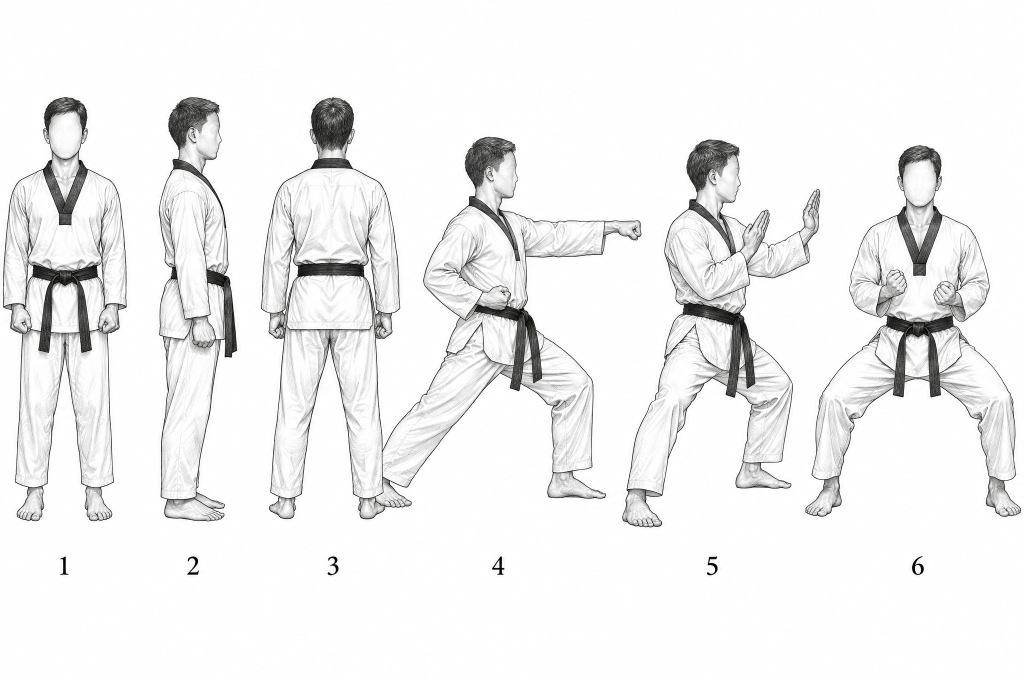
#> input picture design/models/directions/d10-realistic-anatomical-CHOSEN.png, 2048 x 1360 px (shown at 1/2 size)
$ python cutouts.py
#> lines starting #> are read from the running program, lines starting #| are printed output that depends on the picture; after the words box and inside, x2 and y2 are one past the last pixel; in counts of white or black regions, pixels touching at a corner belong together
#!/usr/bin/env python3
"""Cut single figures out of the model sheets (design/models/...).

Each sheet is thresholded, dilated and split into connected components;
components that are tall enough to be a figure are kept (text labels and
captions are dropped). Each cutout is saved on a white background with a
small margin under design/models/v4/characters/<sheet>-<n>.png, and an
index sheet (_index.png) numbers them so they can be tagged in
tools/poses/characters.json.

Usage: python3 tools/poses/cutouts.py
"""
import json, os, sys
from PIL import Image, ImageDraw, ImageFilter, ImageFont
import numpy as np
from scipy import ndimage

ROOT = os.path.dirname(os.path.dirname(os.path.dirname(os.path.abspath(__file__))))
SHEETS = {
    "d10": "design/models/directions/d10-realistic-anatomical-CHOSEN.png",
    "ms1v2": "design/models/ms-v2/ms1-basic-stances-v2.png",
    "ms2v2": "design/models/ms-v2/ms2-ap-kubi-v2.png",
    "ms3v2": "design/models/ms-v2/ms3-dwit-kubi-v2.png",
    "ms4v2": "design/models/ms-v2/ms4-beom-seogi-v2.png",
    "ms5v2": "design/models/ms-v2/ms5-juchum-kkoa-v2.png",
    "ms6v2": "design/models/ms-v2/ms6-hakdari-v2.png",
    "ms7v2": "design/models/ms-v2/ms7-kicks-v2.png",
    "ms1sd45": "design/models/ms-v3/ms1-basic-stances-v3-seedream45-4K.png",
    "ms1sd5l": "design/models/ms-v3/ms1-basic-stances-v3-seedream5L-4K.png",
}
SPLIT = {"d10": (3,)}          # components that hold two touching figures
OUT = os.path.join(ROOT, "design/models/v4/characters")


def cut(key, path):
#> called with key = 'd10'
    im = Image.open(os.path.join(ROOT, path)).convert("RGB")
#> im is the input picture: PIL image 2048x1360 RGB; mean R, G, B 240.4, 240.4, 240.4
    scale = 1360 / im.height
    small = im.resize((round(im.width * scale), 1360), Image.LANCZOS)
    g = np.asarray(small.convert("L"), dtype=np.int16)
    ink = g < 200
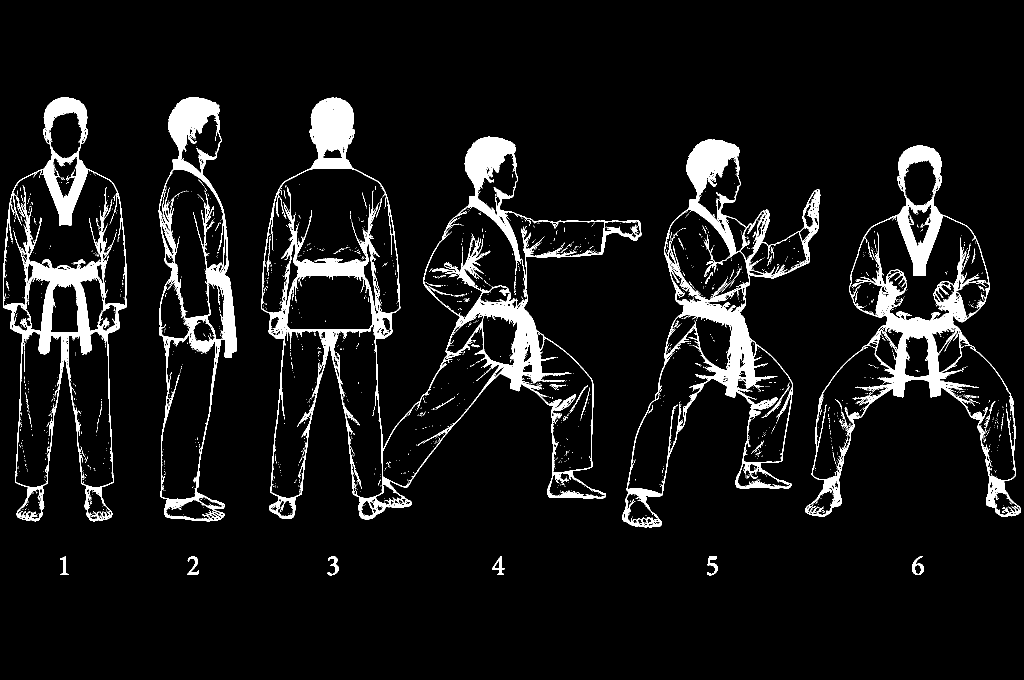
#> ink: shape (1360, 2048) bool (shown at 1/2 size); 7.5% white; 2272 white regions (2191 under 20 px), largest, box (x1, y1, x2, y2) and area: (522, 194, 1283, 1039) 65144, (1611, 290, 2042, 1034) 37839, (1244, 279, 1641, 1055) 37016
    ink = ndimage.binary_dilation(ink, iterations=9)       # join limbs and belt to body
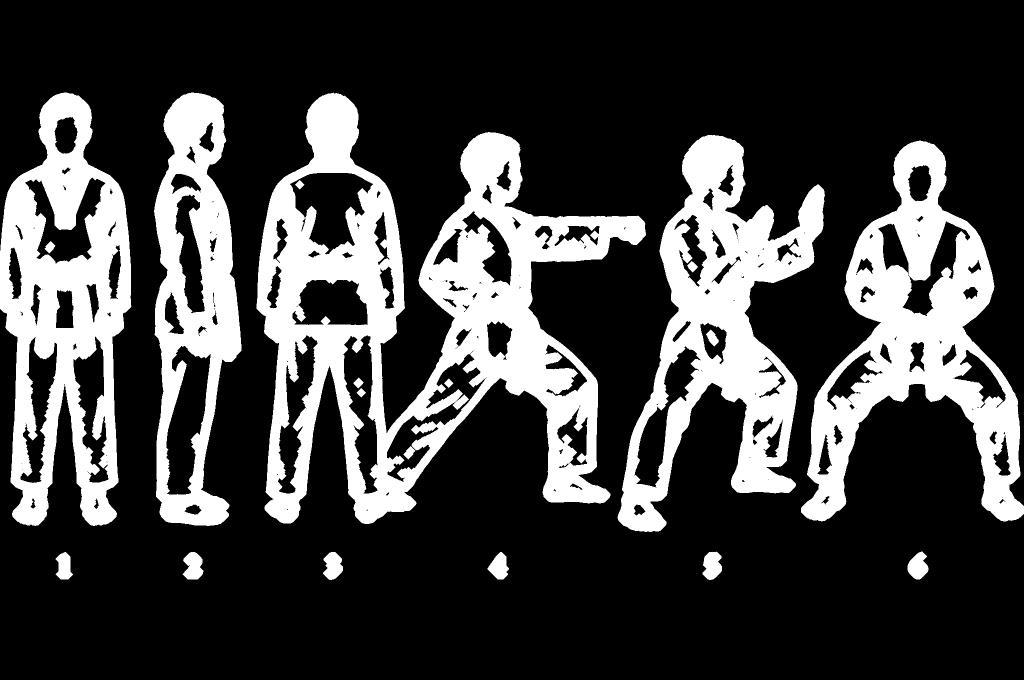
#> ink: shape (1360, 2048) bool (shown at 1/2 size); 25% white; 19 white regions, largest, box (x1, y1, x2, y2) and area: (513, 185, 1292, 1048) 241941, (1602, 281, 2048, 1043) 123017, (1235, 270, 1650, 1064) 122745
    lab, n = ndimage.label(ink)
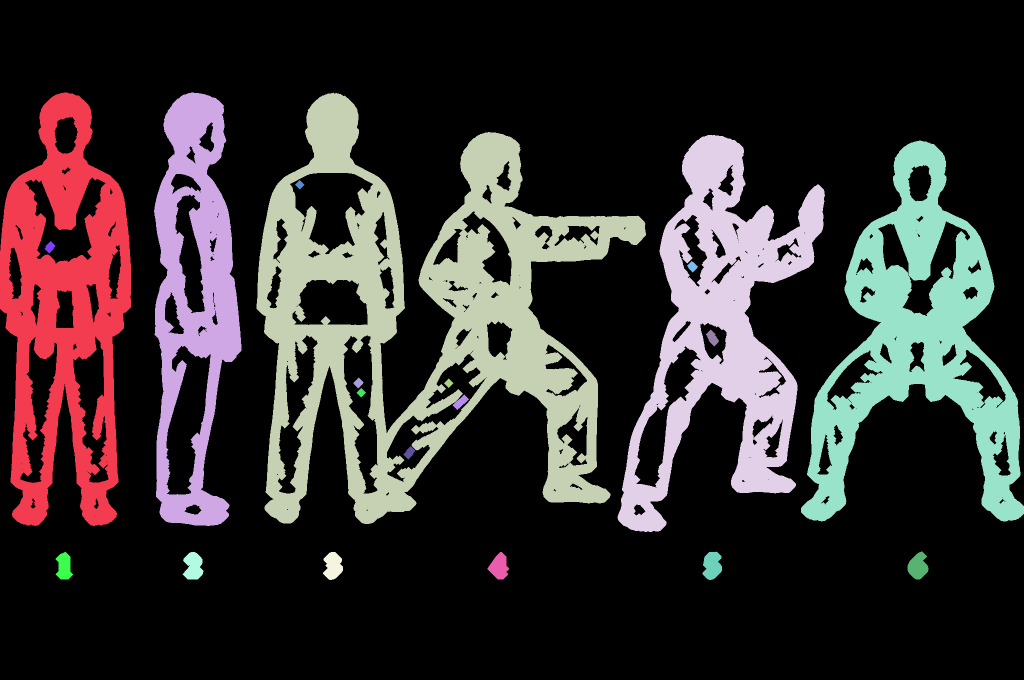
#> lab: shape (1360, 2048) int32 (shown at 1/2 size); 21 distinct labels, from 0 to 20; one colour per label, 0 black
#> n = 20
    boxes = ndimage.find_objects(lab)
#> boxes = 20 items
    found = []
    for i, sl in enumerate(boxes):
        h = sl[0].stop - sl[0].start
        w = sl[1].stop - sl[1].start
        if h < 0.17 * small.height or w < 25:                # captions, labels, rules
            continue
        if w > 0.6 * small.width:                            # frame lines
            continue
        found.append((sl[1].start, sl[0].start, sl[1].stop, sl[0].stop, i + 1))
#> this loop made 20 passes
#> (h, w) on passes 1 to 8: (867, 263), (867, 175), (863, 779), (794, 415), (762, 446), (19, 19), (25, 22), (23, 22)
#> after the loop, found = [(0, 185, 263, 1052, 1), (308, 185, 483, 1052, 2), (513, 185, 1292, 1048, 3), (1235, 270, 1650, 1064, 4), (1602, 281, 2048, 1043, 5)]
    found.sort(key=lambda b: (round(b[1] / 150), b[0]))     # rows, then left to right
    # two figures touching (d10 back view + ap kubi): split at the emptiest column
    split = []
    for n, (x0, y0, x1, y1, li) in enumerate(found, 1):
        if n in SPLIT.get(key, ()):
            cols = (lab[y0:y1, x0:x1] == li).sum(0)
            a, b = int(.3 * len(cols)), int(.7 * len(cols))
            m = x0 + a + int(np.argmin(cols[a:b]))
            split += [(x0, y0, m, y1, li), (m, y0, x1, y1, li)]
        else:
            split.append((x0, y0, x1, y1, li))
#> this loop made 5 passes
#> (x0, y0, x1, y1, a, b, m) on pass 3: (513, 185, 1292, 1048, 233, 545, 822)
#> after the loop, split = [(0, 185, 263, 1052, 1), (308, 185, 483, 1052, 2), (513, 185, 822, 1048, 3), (822, 185, 1292, 1048, 3), (1235, 270, 1650, 1064, 4), (1602, 281, 2048, 1043, 5)]
    found = split
#> found has the same summary as split
    res = []
    for k, (x0, y0, x1, y1, li) in enumerate(found, 1):
        mask = (lab[y0:y1, x0:x1] == li)
        crop = np.asarray(small)[y0:y1, x0:x1].copy()
        crop[~mask] = 255                                    # remove neighbours' bits
        crop = strip_caption(crop)
        pad = 24
        canvas = Image.new("RGB", (crop.shape[1] + 2 * pad, crop.shape[0] + 2 * pad), "white")
        canvas.paste(Image.fromarray(crop), (pad, pad))
        name = f"{key}-{k:02d}.png"
        canvas.save(os.path.join(OUT, name))
        res.append(name)
#> this loop made 6 passes
#> (x0, y0, x1, y1, li, h in strip_caption, name) on passes 1 to 6: (0, 185, 263, 1052, 1, 867, 'd10-01.png'), (308, 185, 483, 1052, 2, 867, 'd10-02.png'), (513, 185, 822, 1048, 3, 863, 'd10-03.png'), (822, 185, 1292, 1048, 3, 863, 'd10-04.png'), (1235, 270, 1650, 1064, 4, 794, 'd10-05.png'), (1602, 281, 2048, 1043, 5, 762, 'd10-06.png')
#> pass 1, in cut, `mask = (lab[y0:y1, x0:x1] == li)`:
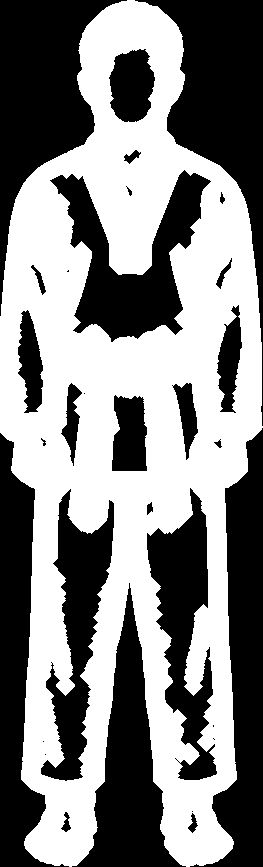
#> mask: shape (867, 263) bool; 51.8% white; 31 black regions (8 under 20 px), largest, box (x1, y1, x2, y2) and area: (135, 0, 263, 426) 16216, (0, 0, 127, 316) 15543, (190, 428, 263, 867) 14157
#> pass 1, in cut, `crop = np.asarray(small)[y0:y1, x0:x1].copy()`:
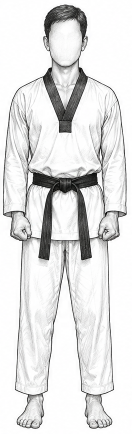
#> crop: shape (867, 263, 3) (shown at 1/2 size); mean R, G, B 225.1, 225.1, 224.9
#> after the loop:
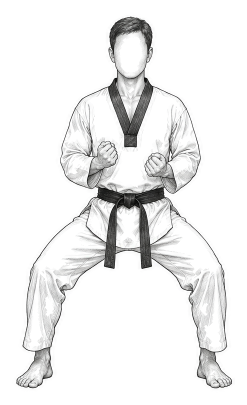
#> canvas: PIL image 494x810 RGB (shown at 1/2 size); mean R, G, B 237.9, 237.9, 237.8
#> after the loop:
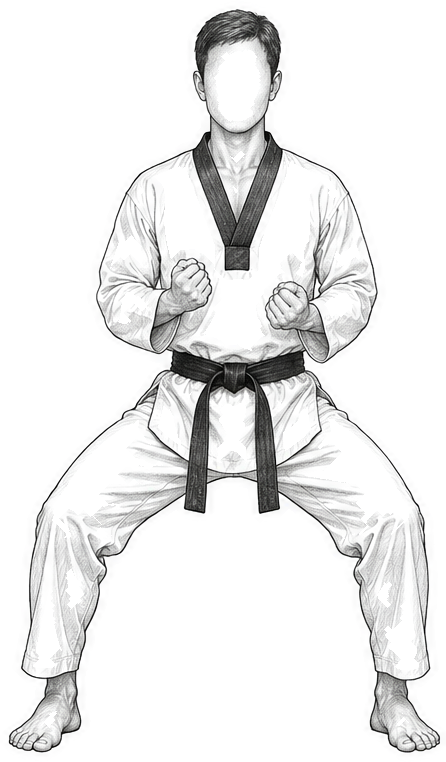
#> crop: shape (762, 446, 3); mean R, G, B 234.9, 234.9, 234.8
#> after the loop, res = ['d10-01.png', 'd10-02.png', 'd10-03.png', 'd10-04.png', 'd10-05.png', 'd10-06.png']
    return res


def strip_caption(crop):
    """Drop a caption under the feet: the last band of ink if it is short
    and separated from the figure by a white gap."""
    rows = (crop.min(2) < 200).sum(1)
    on = rows > 0
    runs, y = [], 0
    while y < len(on):
        if on[y]:
            z = y
            while z < len(on) and on[z]:
                z += 1
            runs.append((y, z)); y = z
        else:
            y += 1
    h = len(on)
    while len(runs) > 1 and runs[-1][1] - runs[-1][0] < 0.08 * h and runs[-1][0] - runs[-2][1] >= 3:
        crop = crop[:runs[-2][1] + 2]
        runs.pop()
    return crop


# [16 lines left out: function index, not called in this run]


if __name__ == "__main__":
    os.makedirs(OUT, exist_ok=True)
    allnames = []
    for key, p in SHEETS.items():
        r = cut(key, p)
#> r has the same summary as res in cut
        print(f"{key}: {len(r)} figures")
#| d10: 6 figures
        allnames += r
#> allnames has the same summary as res in cut
#> pass 2 of the loop `for key, p in SHEETS.items():`:
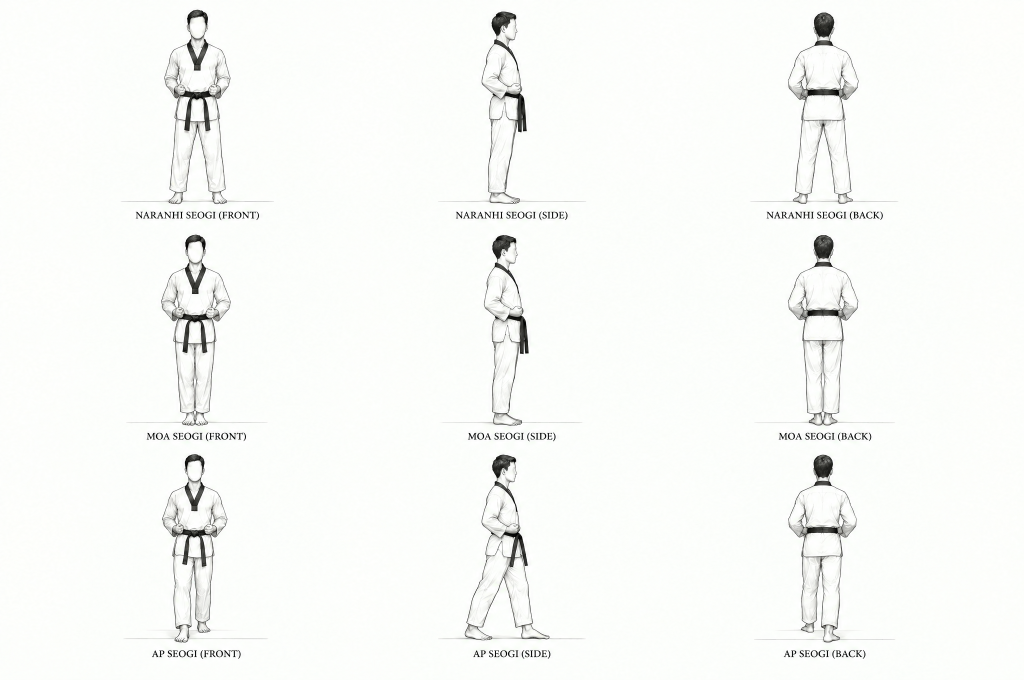
#> input picture design/models/ms-v2/ms1-basic-stances-v2.png, 2048 x 1360 px (shown at 1/2 size)
#> in cut, im is the input picture: PIL image 2048x1360 RGB; mean R, G, B 247.7, 249.2, 246.7
#> in cut (call 2), `lab, n = ndimage.label(ink)`:
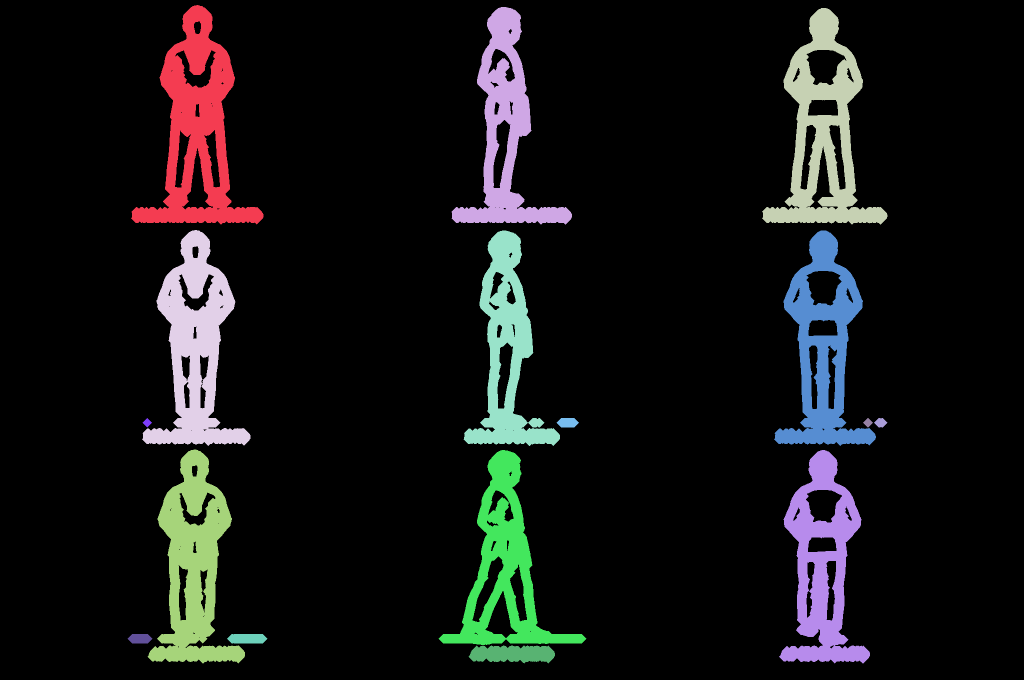
#> lab: shape (1360, 2048) int32 (shown at 1/2 size); 17 distinct labels, from 0 to 16; one colour per label, 0 black
#> in cut (call 2), `lab, n = ndimage.label(ink)`: n = 16
#> boxes = 16 items
#> the loop in cut (call 2), `for i, sl in enumerate(boxes):` made 16 passes
#> (h, w) on passes 1 to 4: (439, 265), (435, 241), (433, 251), (432, 217)
#> after the loop in cut (call 2), `for i, sl in enumerate(boxes):`: found = [(262, 10, 527, 449, 1), (903, 14, 1144, 449, 2), (1524, 16, 1775, 449, 3), (284, 460, 501, 892, 4), (927, 461, 1120, 892, 5), (1548, 461, 1752, 892, 6), (295, 899, 490, 1327, 11), (877, 900, 1173, 1290, 12), (1558, 900, 1740, 1327, 13)]
#> the loop in cut (call 2), `for n, (x0, y0, x1, y1, li) in enumerate(found, 1):` made 9 passes
#> after the loop in cut (call 2), `for n, (x0, y0, x1, y1, li) in enumerate(found, 1):`: split has the same summary as found
#> the loop in cut (call 2), `for k, (x0, y0, x1, y1, li) in enumerate(found, 1):` made 9 passes
#> (x0, y0, x1, y1, li, h in strip_caption, name) on passes 1 to 4: (262, 10, 527, 449, 1, 439, 'ms1v2-01.png'), (903, 14, 1144, 449, 2, 435, 'ms1v2-02.png'), (1524, 16, 1775, 449, 3, 433, 'ms1v2-03.png'), (284, 460, 501, 892, 4, 432, 'ms1v2-04.png')
#> after the loop in cut (call 2), `for k, (x0, y0, x1, y1, li) in enumerate(found, 1):`:
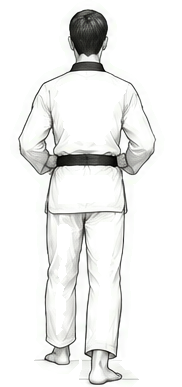
#> crop: shape (387, 182, 3); mean R, G, B 237.6, 237.9, 236.9
#> after the loop in cut (call 2), `for k, (x0, y0, x1, y1, li) in enumerate(found, 1):`: res = ['ms1v2-01.png', 'ms1v2-02.png', 'ms1v2-03.png', 'ms1v2-04.png', 'ms1v2-05.png', 'ms1v2-06.png', 'ms1v2-07.png', 'ms1v2-08.png', 'ms1v2-09.png']
#> r has the same summary as res in cut
#| ms1v2: 9 figures
#> allnames = ['d10-01.png', 'd10-02.png', 'd10-03.png', 'd10-04.png', 'd10-05.png', 'd10-06.png', 'ms1v2-01.png', 'ms1v2-02.png', 'ms1v2-03.png', 'ms1v2-04.png', 'ms1v2-05.png', 'ms1v2-06.png', 'ms1v2-07.png', 'ms1v2-08.png', 'ms1v2-09.png']
#> pass 3 of the loop `for key, p in SHEETS.items():`:
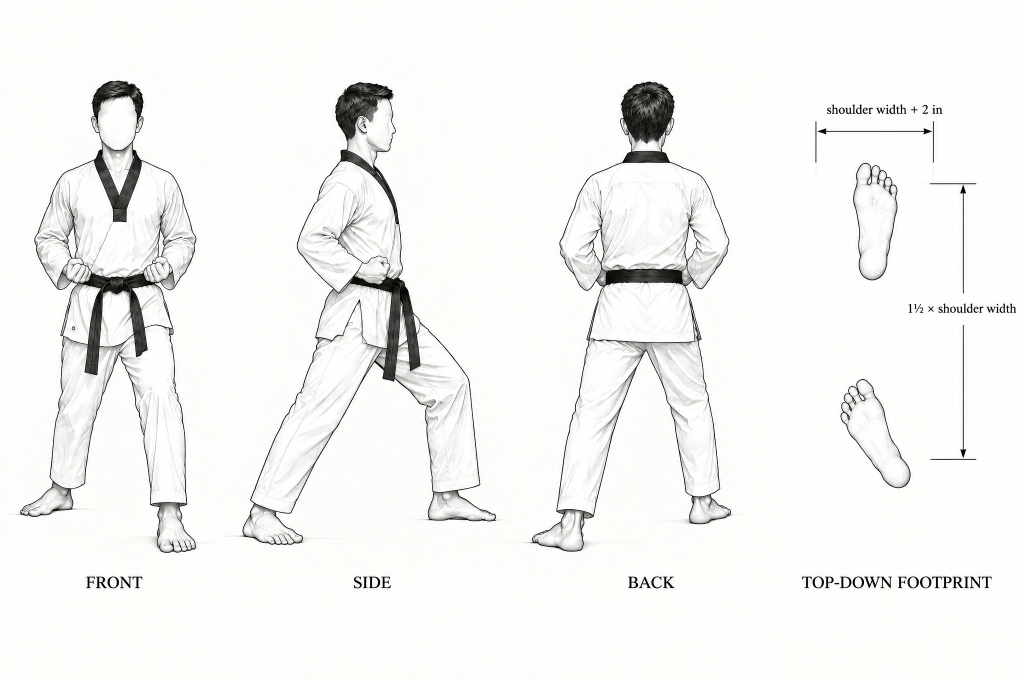
#> input picture design/models/ms-v2/ms2-ap-kubi-v2.png, 2048 x 1360 px (shown at 1/2 size)
#> in cut, im is the input picture: PIL image 2048x1360 RGB; mean R, G, B 244.1, 244.1, 242.2
#> in cut (call 3), `lab, n = ndimage.label(ink)`:
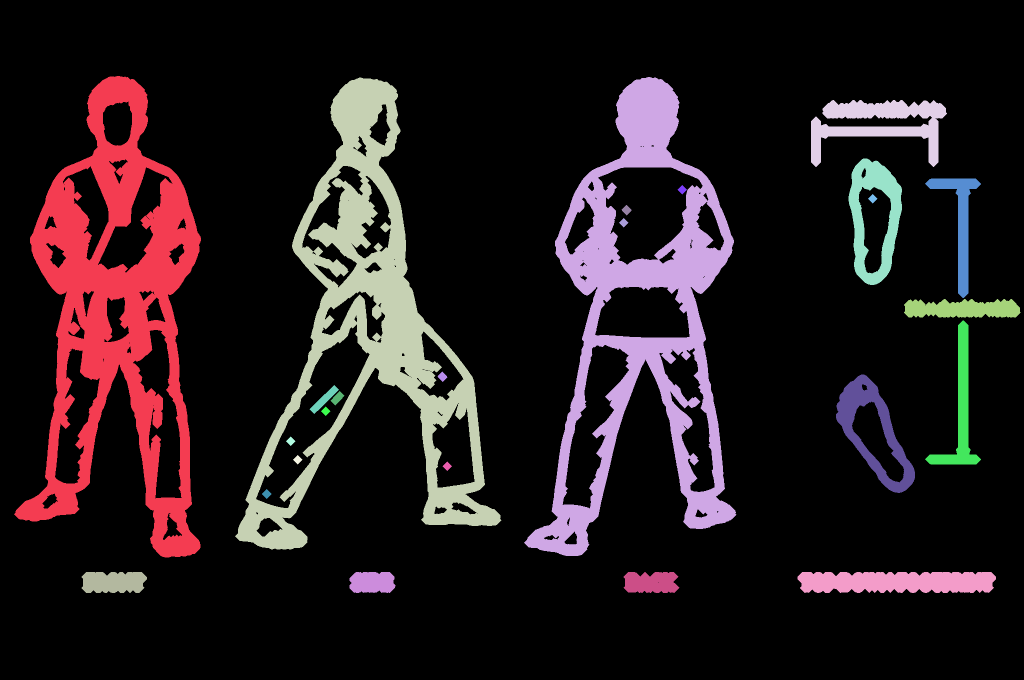
#> lab: shape (1360, 2048) int32 (shown at 1/2 size); 26 distinct labels, from 0 to 25; one colour per label, 0 black
#> in cut (call 3), `lab, n = ndimage.label(ink)`: n = 25
#> boxes = 25 items
#> the loop in cut (call 3), `for i, sl in enumerate(boxes):` made 25 passes
#> (h, w) on passes 1 to 4: (963, 374), (958, 425), (944, 533), (134, 272)
#> after the loop in cut (call 3), `for i, sl in enumerate(boxes):`: found = [(28, 152, 402, 1115, 1), (1048, 154, 1473, 1112, 2), (470, 155, 1003, 1099, 3), (1697, 317, 1804, 570, 5), (1850, 357, 1962, 596, 6), (1850, 641, 1962, 929, 12), (1672, 749, 1830, 986, 14)]
#> the loop in cut (call 3), `for n, (x0, y0, x1, y1, li) in enumerate(found, 1):` made 7 passes
#> after the loop in cut (call 3), `for n, (x0, y0, x1, y1, li) in enumerate(found, 1):`: split = [(28, 152, 402, 1115, 1), (470, 155, 1003, 1099, 3), (1048, 154, 1473, 1112, 2), (1697, 317, 1804, 570, 5), (1850, 357, 1962, 596, 6), (1850, 641, 1962, 929, 12), (1672, 749, 1830, 986, 14)]
#> in cut (call 3), `found = split`: found has the same summary as split
#> the loop in cut (call 3), `for k, (x0, y0, x1, y1, li) in enumerate(found, 1):` made 7 passes
#> (x0, y0, x1, y1, li, h in strip_caption, name) on passes 1 to 4: (28, 152, 402, 1115, 1, 963, 'ms2v2-01.png'), (470, 155, 1003, 1099, 3, 944, 'ms2v2-02.png'), (1048, 154, 1473, 1112, 2, 958, 'ms2v2-03.png'), (1697, 317, 1804, 570, 5, 253, 'ms2v2-04.png')
#> after the loop in cut (call 3), `for k, (x0, y0, x1, y1, li) in enumerate(found, 1):`:
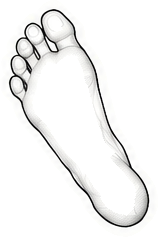
#> crop: shape (237, 158, 3); mean R, G, B 242.8, 242.7, 242.3
#> after the loop in cut (call 3), `for k, (x0, y0, x1, y1, li) in enumerate(found, 1):`: res = ['ms2v2-01.png', 'ms2v2-02.png', 'ms2v2-03.png', 'ms2v2-04.png', 'ms2v2-05.png', 'ms2v2-06.png', 'ms2v2-07.png']
#> r has the same summary as res in cut
#| ms2v2: 7 figures
#> allnames = 22 items, first 6: 'd10-01.png', 'd10-02.png', 'd10-03.png', 'd10-04.png', 'd10-05.png', 'd10-06.png'
#> (the run stopped early here; a loop or call above may not have finished)
